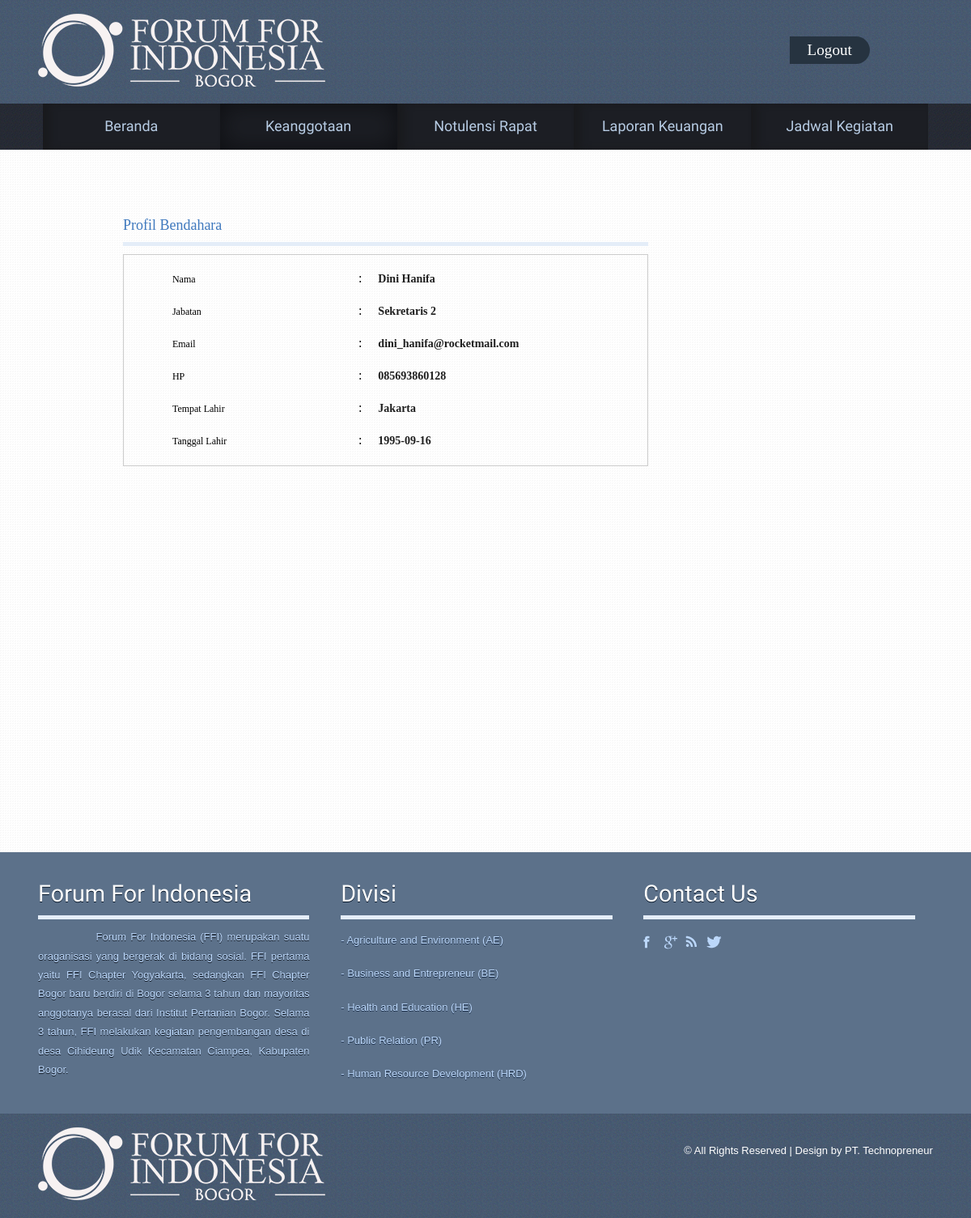
Screenshot of /ben.php with the database file from the repository.
### tables this page shows
CREATE TABLE IF NOT EXISTS `keanggotaan` (
  `ID_Anggota` varchar(10) NOT NULL,
  `Nama` varchar(30) NOT NULL,
  `Jabatan` varchar(50) NOT NULL,
  `Email` varchar(50) NOT NULL,
  `HP` varchar(15) NOT NULL,
  `Tempat_lahir` varchar(25) NOT NULL,
  `Tanggal_lahir` date NOT NULL
);

### ben.php (the view, shortened to what this page needs)
<!DOCTYPE HTML>
<html>
<head>
<link href="css/css_batubaraweb.css" rel="stylesheet" type="text/css" media="all" />
<link href="css/camera.css" rel="stylesheet" type="text/css" media="all" />
</head>
<body>
<div class="h_bg">
<div class="wrap">
	<div class="header">
		<div class="logo">
			<h1><a href="home.php"><img src="images/logo2.png" alt=""></a></h1>
		</div>
<div class="signinmember">
			<ul>
				 <li class="b"><a href="logout.php">Logout</a></li>
			</ul>
	</div>
	</div>
</div>
</div>
<div class="slider_bg">
<div class="wrap">
<div class="slider">
	<ul class="nav">
		<li><a href="home.php">Beranda</a></li>
		<li class="active"><a href="keanggotaan.php">Keanggotaan</a></li>
		<li><a href="notulensi.php">Notulensi Rapat</a></li>
		<li><a href="about.php">Laporan Keuangan</a></li>
		<li><a href="time.php">Jadwal Kegiatan</a></li>
	</ul>
</div>
</div>
</div>
<div class="main_bg">
<div class="wrap">
<div class="main style4">
<table>
		<?php
       	$query = mysql_query("select * from keanggotaan where ID_Anggota = 004");
	    while ( $data = mysql_fetch_array($query) )
		{
				?>
				<div id="body_div">
 <td align=""><div class="body_right_viewprofile">
        <form name="myform" action="edit.php" id="myform" method="post" enctype="multipart/form-data">
              <h4>Profil Bendahara</h4>
                <div class="form_div">
                  <div>
                    <table class="register">
			<tr>
				<td align="left" valign="top" width="25%"><p>Nama </p></td>
				<td align="center" valign="top" width="5%">:</td>
				<td align="left" valign="middle" width="70%"><h2><?php echo $data['Nama']; ?></h2></td>
		    </tr>
				<tr>
					<td align="left" valign="top" width="25%"><p>Jabatan </p></td>
					<td align="center" valign="top" width="5%">:</td>
					<td align="left" valign="middle" width="70%"> <h2><?php echo $data['Jabatan']; ?></h2></td>
			    </tr>
				<tr>
					<td align="left" valign="top" width="25%"><p>Email </p></td>
					<td align="center" valign="top" width="5%">:</td>
					<td align="left" valign="middle" width="70%"> <h2><?php echo $data['Email']; ?></h2></td>
			    </tr>
				<tr>
					<td align="left" valign="top" width="25%"><p>HP </p></td>
					<td align="center" valign="top" width="5%">:</td>
					<td align="left" valign="middle" width="70%"> <h2><?php echo $data['HP']; ?></h2></td>
				</tr>
				<tr>
					<td align="left" valign="top" width="25%"><p>Tempat Lahir </p></td>
					<td align="center" valign="top" width="5%">:</td>
					<td align="left" valign="middle" width="70%"> <h2><?php echo $data['Tempat_lahir']; ?></h2></td>
			    </tr>
				<tr>
					<td align="left" valign="top" width="25%"><p>Tanggal Lahir </p></td>
					<td align="center" valign="top" width="5%">:</td>
					<td align="left" valign="middle" width="70%"> <h2><?php echo $data['Tanggal_lahir']; ?></h2></td>
			    </tr>
		<?php } ?>
		</table>
	</div>
 </form>
                </table>
</div>
</div>
</div>
<div class="footer-bg">
<div class="wrap">
<div class="footer">
  <div class="box1">
	<h4>Forum For Indonesia</h4>
    <p style="text-align: justify;">&nbsp;&nbsp;&nbsp;&nbsp;&nbsp;&nbsp;&nbsp;&nbsp;&nbsp;&nbsp;&nbsp;&nbsp;&nbsp;&nbsp;Forum For Indonesia (FFI) merupakan suatu oraganisasi yang bergerak di bidang sosial. FFI pertama yaitu FFI Chapter Yogyakarta, sedangkan FFI Chapter Bogor baru berdiri di Bogor selama 3 tahun dan mayoritas anggotanya berasal dari Institut Pertanian Bogor. Selama 3 tahun, FFI melakukan kegiatan pengembangan desa di desa Cihideung Udik Kecamatan Ciampea, Kabupaten Bogor.</p>
  </div>
   <div class="box1">
	<h4>Divisi</h4>
	<nav>
		<ul>
			<li><a href="ae.php">- Agriculture and Environment (AE)</a></li>
			<li><a href="be.php">- Business and Entrepreneur (BE)</a></li>            <p></p>
			<li><a href="he.php">- Health and Education (HE)</a></li>
			<li><a href="pr.php">- Public Relation (PR)</a></li>
   			<li><a href="hrd.php">- Human Resource Development (HRD)</a></li>
	    </ul>
	</nav>
	</div>
	<div class="box1">
		<h4>Contact us</h4>
		<div class="social-icons">
	   		  	<ul>
			      <li class="facebook"><a href="#" target="_blank"> </a></li>
			      <li class="twitter"><a href="#" target="_blank"> </a></li>
			      <li class="rss"><a href="#" target="_blank"> </a></li>
			      <li class="contact"><a href="#" target="_blank"> </a></li>
		     </ul>
   	    </div>
	</div>
</div>
</div>
</div>
<div class="ftr-bg">
	<div class="wrap">
		<div class="footer1">
		<div class="logo">
			<h1><a href="home.php"><img src="images/logo2.png" alt=""></a></h1>
		</div>
		<div class="copy">
			<p class="w3-link">© All Rights Reserved | Design by PT. Technopreneur</p>
		</div>
	</div>
	</div>
</div>
</body>
</html>

### css/css_batubaraweb.css (style rules this page uses)
html,body,div,span,applet,object,iframe,h1,h2,h3,h4,h5,h6,p,blockquote,pre,a,abbr,acronym,address,big,cite,code,del,dfn,em,img,ins,kbd,q,s,samp,small,strike,strong,sub,sup,tt,var,b,u,i,dl,dt,dd,ol,nav ul,nav li,fieldset,form,label,legend,table,caption,tbody,tfoot,thead,tr,th,td,article,aside,canvas,details,embed,figure,figcaption,footer,header,hgroup,menu,nav,output,ruby,section,summary,time,mark,audio,video { margin:0;padding:0;border:0;font-size:100%;font:inherit;vertical-align:baseline; }
article, aside, details, figcaption, figure,footer, header, hgroup, menu, nav, section { display: block; }
ol,ul { list-style:none;margin:0;padding:0; }
table { border-collapse:collapse;border-spacing:0; }
a { text-decoration:none; }
img { max-width:100%; }
body { font-family: Arial, Geneva,Helvetica, sans-serif; font-size: 100%; }
.wrap { margin:0 auto; width:80%; }
.h_bg { background: url('../images/m_bg.png'); }
.header { padding: 1.5%; }
.logo { float: left; }
#body_div { margin:25px 0 0 0; }
.body_right_viewprofile { width: 649px; float:left; margin-bottom: -22%; padding-left:10%; }
.form_div { border: 1px solid #CCCCCC; margin-bottom: -70%; padding: 10px; width: 597px; padding-left:40px; }
.form_div table { padding-right:40px; width:100%; }
h4 { color:#3f79be; font-size:18px; border-bottom:#e4edf8 5px solid; padding-bottom:10px; margin-bottom:10px; }
.register tr { line-height:30px; }
.register h2 { color:rgb(30,30,30); vertical-align:middle; padding:5px 0 5px 20px; text-align:left; font-size:14px; font-weight:bold; width: 350px; }
.register p { vertical-align:middle; padding:5px 0 5px 20px; text-align:left; font-size:12px; width: 230px; }
.signinmember { float:right; width: 15.5%; position: relative; margin-top: 2.5%; }
.signinmember li.b a { padding: 6px 22px; text-align: center; font-size:1.2em; font-family: 'Pacifico', cursive; float: left; background: #1371B3; margin-left: -6px; border-radius: 0 2em 2em 0; color:#ffffff; -webkit-transition: 0.5s linear; -moz-transition: 0.5s linear; -ms-transition: 0.5s linear; -o-transition: 0.5s linear; transition: 0.5s linear; background:#263340; }
.slider_bg { background: url('../images/s_bg.png'); }
.slider { padding:0 2%; }
.nav { display:block; }
.nav li { width:20%; list-style: none; float:left; }
.nav li a { box-shadow: inset 8px 0px 10px #191A1D; -webkit-box-shadow: inset 8px 0px 10px #191A1D; -moz-box-shadow: inset 8px 0px 10px #191A1D; -o-box-shadow: inset 8px 0px 10px #191A1D; background: #1C1E24; color: #B7CCE4; font-family: 'Prosto One', cursive; line-height: 1.8em; padding:12px; font-size:18px; font-weight:100; text-align:center; text-decoration: none; display: block; }
.nav li.active a { box-shadow:inset 0 0 30px #0D0E11; -webkit-box-shadow:inset 0 0 30px #0D0E11; -moz-box-shadow:inset 0 0 30px #0D0E11; -o-box-shadow:inset 0 0 30px #0D0E11; }
.main_bg { background:url('../images/main_bg.png'); }
.main { padding: 4% 5% 2%; min-height: 800px; }
.footer-bg { background: #5C718A; }
.footer { padding:3% 1.5%; }
.box1 { float:left; width: 30.33%; margin-right: 3.5%; }
.box1:nth-child(3) { margin-right: 0; }
.box1 h4 { color: #FFFFFF; text-shadow: 0 1px 0 #041427; text-transform: capitalize; font-size: 1.8em; font-weight: normal; font-family: 'Prosto One', cursive; }
.social-icons { margin-top:10px; float:left; }
.social-icons li { width: 16px; height: 22px; padding: 0px 0 0 10px; margin: 0; float:left; cursor:pointer; }
.social-icons li.facebook { background:url(../images/icon-2.png) no-repeat 0px 0px; }
.social-icons li.twitter { background:url(../images/icon-3.png) no-repeat 0px 0px; }
.social-icons li.rss { background:url(../images/icon-4.png) no-repeat 0px 0px; }
.social-icons li.contact { background:url(../images/icon-1.png) no-repeat 0px 0px; }
.box1 nav { margin-top:10px; }
.box1 nav ul li { display: inline-block; }
.box1 nav ul li a { color: #BBD7FA; text-shadow: 0 1px 0 #182B46; line-height: 2.4em; font-size: 0.8125em; }
.box1 p { margin-top: 10px; color: #BBD7FA; line-height: 1.8em; font-size: 0.8125em; text-shadow: 0 1px 0 #0F1620; }
.ftr-bg { background: url('../images/m_bg.png'); }
.footer1 { padding: 1.5%; }
.copy { float: right; margin-top: 1.5%; }
.copy p { font-size: 0.8125em; color: #ffffff; line-height: 1.8em; }
.contact { margin-bottom:4%; display:block; }
form { margin-top: 2%; }
@media only screen and (max-width: 1280px) { .wrap { width:95%; } }

### rows the page displays
keanggotaan: Nama "Dini Hanifa", Jabatan "Sekretaris 2", Email "dini_hanifa@rocketmail.com", HP "085693860128", Tempat_lahir "Jakarta", Tanggal_lahir "1995-09-16"
